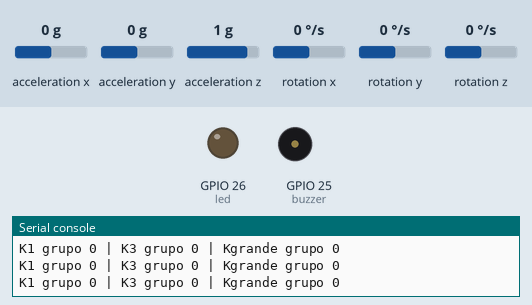
This program was run on a simulated ESP32 board running MicroPython. On the bench: output pins drawn as LEDs (lit = HIGH), buzzer (waves = sounding), the last lines printed to the serial console. Inputs (shaded band) come from the test bench; at power-on: acceleration x 0 g, acceleration y 0 g, acceleration z 1 g, rotation x 0 °/s, rotation y 0 °/s, rotation z 0 °/s. Files the program writes start out absent; library files of the repository ran but are not shown: mpu6050.py.

Above: at 14.7 s.
14.8 s: acceleration x set to -1.4 g
At 15.8 s:
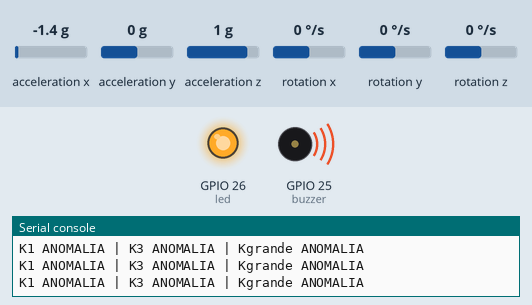
16.3 s: acceleration x set to 0 g
At 17.4 s:
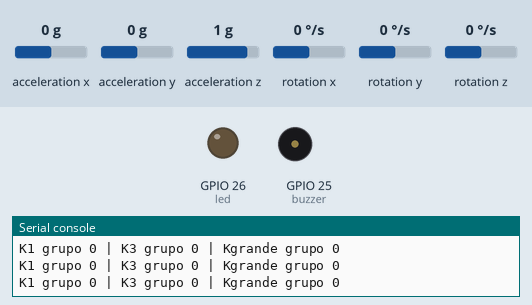
17.8 s: acceleration x set to -0.8 g
At 19.0 s:
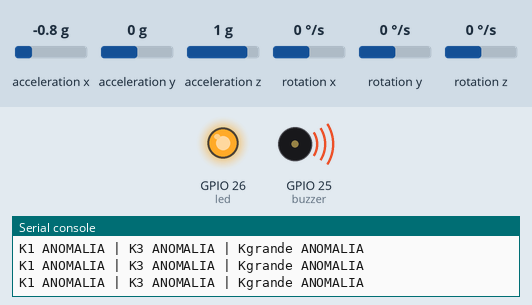
Timing chart, 0 to 20.8 s (numbered marks = the images above; inputs shaded):
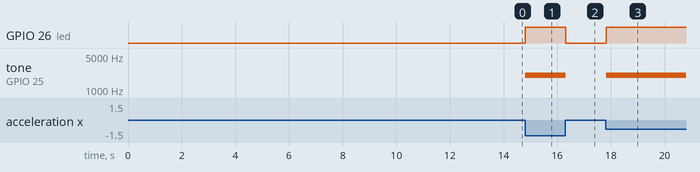

Measured:
- after the input at 14.8 s, GPIO 26 (led): LOW → HIGH at once; tone on GPIO 25 (buzzer): silent → 2000 Hz at once
- after the input at 16.3 s, GPIO 26 (led): HIGH → LOW at once; tone on GPIO 25 (buzzer): 2000 Hz → silent at once
- after the input at 17.8 s, GPIO 26 (led): LOW → HIGH at once; tone on GPIO 25 (buzzer): silent → 2000 Hz at once

The program:

main.py
```python
from machine import Pin, PWM, SoftI2C
from mpu6050 import MPU6050
from utime import sleep
import math

# Importar librerías y configurar pines
i2c = SoftI2C(scl=Pin(22), sda=Pin(21), freq=100000)
print("I2C scan:", i2c.scan())
mpu = MPU6050(i2c)
led = Pin(26, Pin.OUT)
buzzer = PWM(Pin(25))
buzzer.duty(0)
modos = ["HORIZONTAL", "INCLINADO", "DE LADO"]

# Definir funciones
def leer():
    ax, ay, az, gx, gy, gz = mpu.leer()
    return (abs(ax), abs(math.sqrt(ax**2 + ay**2 + az**2) - 1))

def dist(p, q):
    return math.sqrt((p[0] - q[0])**2 + (p[1] - q[1])**2)

def kmeans(datos, k):
    n = len(datos)
    if k > n:
        k = n
    centros = [datos[i * n // k] for i in range(k)]
    for _ in range(8):
        grupos = [[] for _ in range(k)]
        for p in datos:
            d = [dist(p, c) for c in centros]
            grupos[d.index(min(d))].append(p)
        for i in range(k):
            if grupos[i]:
                mx = sum(p[0] for p in grupos[i]) / len(grupos[i])
                my = sum(p[1] for p in grupos[i]) / len(grupos[i])
                centros[i] = (mx, my)
    umbral = max(min(dist(p, c) for c in centros) for p in datos) * 1.5
    llenos = sum(1 for g in grupos if g)
    return centros, umbral, llenos

def etiqueta(p, centros, umbral):
    d = [dist(p, c) for c in centros]
    menor = min(d)
    if menor > umbral:
        return "ANOMALIA", menor
    return "grupo " + str(d.index(menor)), menor

# 1) Recolectar CSV en la ESP32 (sin etiquetas)
archivo = open("datos.csv", "w")
archivo.write("inclinacion,vibracion\n")
for modo in modos:
    print("Pon el MPU6050:", modo)
    sleep(3)
    for i in range(5):
        p = leer()
        archivo.write("{:.3f},{:.3f}\n".format(p[0], p[1]))
        print(i + 1, round(p[0], 2), round(p[1], 2))
        sleep(0.3)
archivo.close()

# 2) Tres modelos: sesgo, el que generaliza, sobreajuste
datos = []
archivo = open("datos.csv")
archivo.readline()
for linea in archivo:
    a, b = linea.strip().split(",")
    datos.append((float(a), float(b)))
archivo.close()

sesgo = kmeans(datos, 1)
ok = kmeans(datos, 3)
memoria = kmeans(datos, len(datos))
print("K=1 sesgo:          grupos=", sesgo[2], " umbral=", round(sesgo[1], 3))
print("K=3 generaliza:     grupos=", ok[2], " umbral=", round(ok[1], 3))
print("K grande sobreajuste: grupos=", memoria[2], " umbral=", round(memoria[1], 3))
print("LED/buzzer siguen a K=3. Mira la consola: K=1 no distingue, K grande alerta de mas.")

# 3) En vivo: los tres a la vez; actuadores = K=3
while True:
    p = leer()
    t1, d1 = etiqueta(p, sesgo[0], sesgo[1])
    t3, d3 = etiqueta(p, ok[0], ok[1])
    tg, dg = etiqueta(p, memoria[0], memoria[1])
    if t3 == "ANOMALIA":
        led.on()
        buzzer.freq(2000)
        buzzer.duty(512)
    else:
        led.off()
        buzzer.duty(0)
    print("K1", t1, "| K3", t3, "| Kgrande", tg)
    sleep(0.3)
```
